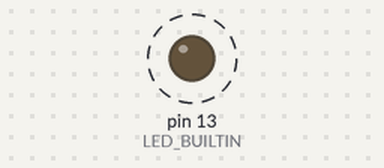
Recording of a sketch running on a simulated Arduino Uno, built with avr-gcc and run on an emulated ATmega328P. On the bench: output pins drawn as LEDs (lit = HIGH). Dashed ring = blinking. What the sketch prints to the serial monitor is not drawn.

Above: at 0.6 s.
Timing chart, 0 to 3.0 s (numbered marks = the images above):
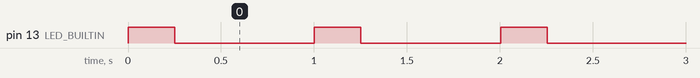

The sketch:

Morse_C++_TDfinal.ino
```cpp
#include "Traducteur.h"
#include "LettreMorse.h"

String mot="selma florian 1234"; //Entrer la phrase à traduire (pas de majuscules, ni d'accents pour les lettres, les caractères spéciaux seront des espaces)

Traducteur t=Traducteur();

void setup() {  //Setup pour la carte arduino
  Serial.begin (9600);
  pinMode (LED_BUILTIN, OUTPUT);

}

void loop() {
  t.clign(mot);
 Serial.print(mot);
}
```

LettreMorse.cpp
```cpp
#include "LettreMorse.h"

LettreMorse::LettreMorse() {

}
static String LettreMorse::traducteurmorse(char lettre) //Création d'une fonction pour traduire de l'alphabet classique en alphabet morse (pour une lettre)
{
	// Switch case pour tester les lettres/chiffres et renvoyer la traduction morse d'une lettre
	switch (lettre) {
	case 'a':
		return ".-";
	case 'b':
		return "-...";
	case 'c':
		return "-.-.";
	case 'd':
		return "-..";
	case 'e':
		return ".";
	case 'f':
		return "..-.";
	case 'g':
		return "--.";
	case 'h':
		return "....";
	case 'i':
		return "..";
	case 'j':
		return ".---";
	case 'k':
		return "-.-";
	case 'l':
		return ".-..";
	case 'm':
		return "--";
	case 'n':
		return "-.";
	case 'o':
		return "---";
	case 'p':
		return ".--.";
	case 'q':
		return "--.-";
	case 'r':
		return ".-.";
	case 's':
		return "...";
	case 't':
		return "-";
	case 'u':
		return "..-";
	case 'v':
		return "...-";
	case 'w':
		return ".--";
	case 'x':
		return "-..-";
	case 'y':
		return "-.--";
	case 'z':
		return "--..";
  case '1':
    return ".----";
  case '2':
    return "..---";
  case '3':
    return "...--";
  case '4':
    return "....-";
  case '5':
    return ".....";
  case '6':
    return "-....";
  case '7':
    return "--...";
  case '8':
    return "---..";
  case '9':
    return "----.";
  case '0':
    return "-----";
    default:
  return " ";
	}
}
```

LettreMorse.h
```cpp
#include <Arduino.h>
#ifndef LETTREMORSE_H
#define LETTREMORSE_H

class LettreMorse {
  public:
    LettreMorse(); //Constructeur
    static String traducteurmorse(char lettre); //Fonction pour traduire une lettre classique en code morse


};

#endif
```

Traducteur.cpp
```cpp
#include "Traducteur.h"
#include "LettreMorse.h"

Traducteur::Traducteur() {

}

String Traducteur::codemorse(String mot) { //Affichage caractère par caractère d'un mot

	for(const char &lettre:mot) {
 	 String a = LettreMorse::traducteurmorse(lettre);
  }
}


void Traducteur::clign(String mot) { //Faire s'allumer pour chaque . ou - à un temps plus ou moins long selon la lettre
  for (const char &lettre:mot) {
    if (LettreMorse::traducteurmorse(lettre) == ".") { //Si on a un "." on allume une durée donnée puis on eteint
      int Time1=millis(); //Pour pouvoir inserer la valeur du temps de début de boucle actuel facilement
      while (millis()<Time1 + 250) {
        digitalWrite(LED_BUILTIN, HIGH);
      }
      while (millis()<Time1 + 250 + 750) {
        digitalWrite(LED_BUILTIN, LOW);
      }
    }
    if (LettreMorse::traducteurmorse(lettre) == "-") { //Si on a un "-" on allume trois fois plus longtemps que pour "." puis on éteint
      int Time2=millis(); //Pour pouvoir inserer la valeur du temps de début de boucle actuel facilement
      while (millis()< Time2 + 750) { //Allumer pendant 750 msecondes
        digitalWrite(LED_BUILTIN, HIGH);
      }

      while (millis()< Time2 + 750 + 750) { //Pause pendant 750 msecondes
        digitalWrite(LED_BUILTIN, LOW);
      }
      }
 }
}
```

Traducteur.h
```cpp
#include <Arduino.h>
#include "LettreMorse.h"

class Traducteur {
  public:
    Traducteur (); //Constructeur
    String codemorse(String mot); //Fonction pour balayer un mot lettre par lettre et le traduire en morse
    void clign(String mot); //Fonction pour faire clignoter la led de la carte Arduino

};
```

Measured:
- by itself, pin 13 (LED_BUILTIN): alternates HIGH for 0.25 s and LOW for 0.75 s, 66 changes in all, then stays LOW
